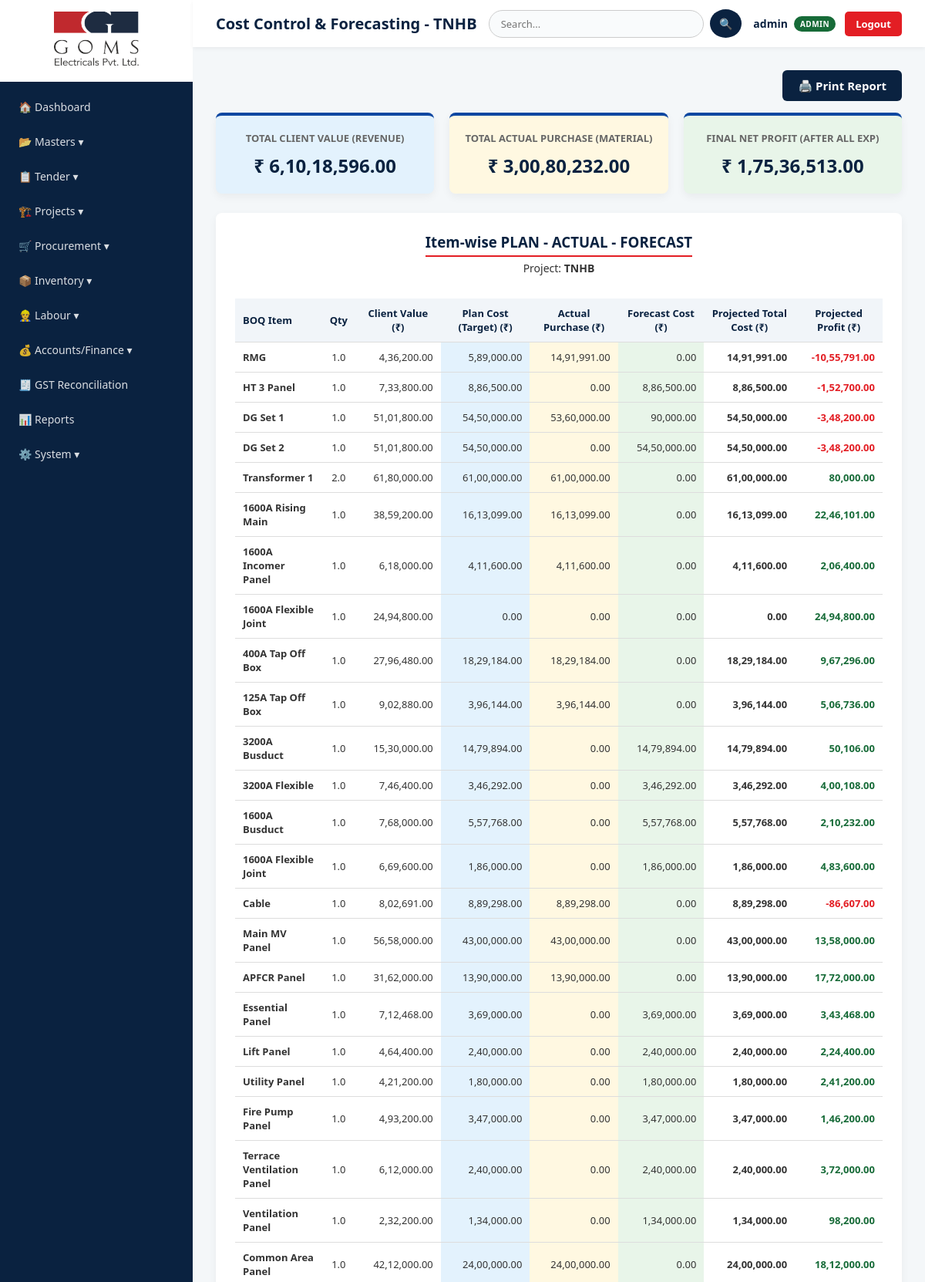
The app's page /cost_control/TNHB (signed in, upper part) with its own data.
### tables this page shows
CREATE TABLE projects (id INTEGER PRIMARY KEY AUTOINCREMENT, project_name TEXT NOT NULL, client_name TEXT NOT NULL, work_order TEXT, project_value REAL DEFAULT 0, start_date TEXT, status TEXT DEFAULT 'Planning');

CREATE TABLE poq (id INTEGER PRIMARY KEY AUTOINCREMENT, project_name TEXT NOT NULL, material_name TEXT NOT NULL, quantity REAL DEFAULT 0, req_date TEXT, status TEXT DEFAULT 'Pending', unit TEXT, rate REAL, amount REAL, supply_rate REAL DEFAULT 0, erection_rate REAL DEFAULT 0, subcon_name TEXT, subcon_rate REAL DEFAULT 0, company_supply_rate REAL DEFAULT 0, company_erection_rate REAL DEFAULT 0);

### app.py (the view)
@app.route("/cost_control/<project_name>")
def cost_control(project_name):
    if not session.get("username"): return redirect(url_for("login"))
    conn = get_db()
    project = conn.execute("SELECT * FROM projects WHERE project_name=?", (project_name,)).fetchone()
    boq_items = conn.execute("SELECT * FROM poq WHERE project_name=?", (project_name,)).fetchall()
    total_other_exp = conn.execute("""
        SELECT SUM(amount) FROM accounts
        WHERE project_name=? AND transaction_type = 'Expense'
        AND IFNULL(category, '') NOT IN ('Payment', 'M', 'Credit Note', 'Debit Note')
    """, (project_name,)).fetchone()[0] or 0
    cost_data = []; t_plan=0; t_pur=0; t_fore=0; t_client=0; t_item_profit=0
    for item in boq_items:
        item_dict = dict(item)
        qty = item_dict.get('quantity') or 0
        c_sup = item_dict.get('company_supply_rate') or 0
        c_ere = item_dict.get('company_erection_rate') or 0
        plan = qty * (c_sup + c_ere)
        pur = conn.execute("""
            SELECT SUM(pi.quantity * pi.rate) FROM purchase_items pi
            JOIN purchases p ON pi.purchase_id = p.id
            WHERE p.project_name = ? AND LOWER(TRIM(pi.material_name)) = LOWER(TRIM(?))
        """, (project_name, item_dict['material_name'])).fetchone()[0] or 0
        done_ere = conn.execute("SELECT SUM(qty_erection) FROM work_progress WHERE boq_item_id=?", (item_dict['id'],)).fetchone()[0] or 0
        forecast_sup = max(0, (qty * c_sup) - pur)
        forecast_ere = max(0, qty - done_ere) * c_ere
        fore = forecast_sup + forecast_ere
        cli_val = qty * ((item_dict.get('supply_rate') or 0) + (item_dict.get('erection_rate') or 0))
        item_total_cost = pur + fore
        item_profit = cli_val - item_total_cost
        cost_data.append({
            "description": item_dict['material_name'], "qty": qty, "client_value": cli_val,
            "plan_cost": plan, "actual_pur": pur, "forecast_cost": fore,
            "total_projected_cost": item_total_cost, "projected_profit": item_profit
        })
        t_plan += plan; t_pur += pur; t_fore += fore; t_client += cli_val; t_item_profit += item_profit
    final_net_profit = t_item_profit - total_other_exp
    conn.close()
    return render_template("cost_control.html",
                           project=project, cost_data=cost_data,
                           total_plan_cost=t_plan, total_actual_pur=t_pur,
                           total_other_exp=total_other_exp,
                           total_forecast_cost=t_fore, total_client_value=t_client,
                           total_projected_cost=t_pur+t_fore,
                           total_item_profit=t_item_profit,
                           final_net_profit=final_net_profit)

### app.py (called while the page is built, shortened)
@app.after_request
def add_header(response):
    response.headers["Cache-Control"] = "no-cache, no-store, must-revalidate, public, max-age=0"
    response.headers["Pragma"] = "no-cache"
    response.headers["Expires"] = "0"
    return response

@app.template_filter('inr')
def format_inr(number):
    if number is None: return "0.00"
    try: number = float(number)
    except: return "0.00"
    is_negative = False
    if number < 0:
        is_negative = True
        number = abs(number)
    s = f"{number:.2f}"
    integer_part, decimal_part = s.split(".")
    if len(integer_part) > 3:
        last_three = integer_part[-3:]
        remaining = integer_part[:-3]
        groups = []
        while len(remaining) > 2:
            groups.insert(0, remaining[-2:])
            remaining = remaining[:-2]
        if remaining: groups.insert(0, remaining)
        formatted_integer = ",".join(groups) + "," + last_three
    else: formatted_integer = integer_part
    result = formatted_integer + "." + decimal_part
    if is_negative: result = "-" + result
    return result

def get_db():
    conn = sqlite3.connect(DATABASE, timeout=20)
    conn.row_factory = sqlite3.Row
    return conn

@app.before_request
def restrict_site_supervisor():
    if not session.get("username"): return

### templates/cost_control.html (shortened to what this page needs)
{% extends "base.html" %}
{% block page_title %}Cost Control & Forecasting - {{ project['project_name'] }}{% endblock %}
{% block content %}
<div class="no-print" style="text-align: right; margin-bottom: 15px;">
    <button onclick="window.print()" class="btn" style="background: #0a2240; padding: 10px 20px; font-size: 15px;">🖨️ Print Report</button>
</div>
<div class="kpi-grid">
    <div class="kpi-card bg-plan">
        <h4>Total Client Value (Revenue)</h4>
        <h2>₹ {{ total_client_value | inr }}</h2>
    </div>
    <div class="kpi-card bg-actual">
        <h4>Total Actual Purchase (Material)</h4>
        <h2>₹ {{ total_actual_pur | inr }}</h2>
    </div>
    <div class="kpi-card bg-forecast">
        <h4>Final Net Profit (After All Exp)</h4>
        <h2 class="{% if final_net_profit >= 0 %}profit{% else %}loss{% endif %}">₹ {{ final_net_profit | inr }}</h2>
    </div>
</div>
<div class="card print-area">
    <div style="text-align: center; margin-bottom: 20px;">
        <h3 style="margin: 0; color: #0a2240;">Item-wise PLAN - ACTUAL - FORECAST</h3>
        <p style="margin: 5px 0; font-size: 14px;">Project: <strong>{{ project['project_name'] }}</strong></p>
    </div>
    <div class="table-wrap">
        <table>
            <thead>
                <tr>
                    <th>BOQ Item</th>
                    <th>Qty</th>
                    <th>Client Value (₹)</th>
                    <th>Plan Cost (Target) (₹)</th>
                    <th>Actual Purchase (₹)</th>
                    <th>Forecast Cost (₹)</th>
                    <th>Projected Total Cost (₹)</th>
                    <th>Projected Profit (₹)</th>
                </tr>
            </thead>
            <tbody>
                {% for row in cost_data %}
                <tr>
                    <td>{{ row.description }}</td>
                    <td style="text-align: center;">{{ row.qty }}</td>
                    <td>{{ row.client_value | inr }}</td>
                    <td class="bg-plan">{{ row.plan_cost | inr }}</td>
                    <td class="bg-actual">{{ row.actual_pur | inr }}</td>
                    <td class="bg-forecast">{{ row.forecast_cost | inr }}</td>
                    <td style="font-weight: bold;">{{ row.total_projected_cost | inr }}</td>
                    <td class="{% if row.projected_profit >= 0 %}profit{% else %}loss{% endif %}">{{ row.projected_profit | inr }}</td>
                </tr>
                {% else %}
                <tr><td colspan="8" style="text-align: center;">No BOQ items found.</td></tr>
                {% endfor %}
            </tbody>
        </table>
    </div>
</div>
{% endblock %}

### templates/base.html (style rules this page uses)
:root { --primary-blue: #0a2240; --accent-red: #e31e24; --bg-light: #f4f7f9; --text-dark: #333; --text-light: #666; --white: #ffffff; --border: #d1d9e2; }
* { box-sizing: border-box; margin: 0; padding: 0; font-family: 'Segoe UI', Tahoma, Geneva, Verdana, sans-serif; }
body { background-color: var(--bg-light); color: var(--text-dark); display: flex; min-height: 100vh; }
.card { background: var(--white); border-radius: 8px; padding: 25px; box-shadow: 0 4px 12px rgba(0,0,0,0.05); margin-bottom: 25px; }
.card h3 { margin-bottom: 20px; color: var(--primary-blue); border-bottom: 2px solid var(--accent-red); display: inline-block; padding-bottom: 5px; }
.btn { background: var(--primary-blue); color: var(--white); border: none; padding: 12px 20px; border-radius: 6px; cursor: pointer; font-size: 15px; font-weight: bold; transition: 0.3s; display: inline-block; text-decoration: none; }
.table-wrap { overflow-x: auto; }
table { width: 100%; border-collapse: collapse; margin-top: 15px; }
th, td { padding: 12px 15px; text-align: left; border-bottom: 1px solid var(--border); font-size: 14px; }
th { background: #f1f5f9; color: var(--primary-blue); font-weight: bold; }

### templates/cost_control.html (style rules this page uses)
.kpi-grid { display: grid; grid-template-columns: repeat(3, 1fr); gap: 20px; margin-bottom: 25px; }
.kpi-card { background: white; padding: 20px; border-radius: 8px; box-shadow: 0 4px 12px rgba(0,0,0,0.05); border-top: 4px solid #0d47a1; text-align: center; }
.kpi-card h4 { color: #666; font-size: 13px; text-transform: uppercase; margin-bottom: 10px; }
.kpi-card h2 { font-size: 24px; color: var(--primary-blue); margin: 0; font-weight: bold; }
.table-wrap { overflow-x: auto; width: 100%; }
table { width: 100%; border-collapse: collapse; margin-top: 10px; }
th, td { padding: 10px; border-bottom: 1px solid #ddd; font-size: 13px; text-align: right; }
th { background: #f1f5f9; color: var(--primary-blue); font-weight: bold; text-align: center; }
td:first-child, th:first-child { text-align: left; font-weight: bold; }
.bg-plan { background: #e3f2fd; }
.bg-actual { background: #fff8e1; }
.bg-forecast { background: #e8f5e9; }
.profit { color: #176b38; font-weight: bold; }
.loss { color: #e31e24; font-weight: bold; }

### records on screen
projects: project_name "TNHB"
poq: description "RMG", qty "1.0", client_value|inr "4,36,200.00", plan_cost|inr "5,89,000.00", actual_pur|inr "14,91,991.00", forecast_cost|inr "0.00", total_projected_cost|inr "14,91,991.00", projected_profit|inr "-10,55,791.00"
poq: description "HT 3 Panel", qty "1.0", client_value|inr "7,33,800.00", plan_cost|inr "8,86,500.00", actual_pur|inr "0.00", forecast_cost|inr "8,86,500.00", total_projected_cost|inr "8,86,500.00", projected_profit|inr "-1,52,700.00"
poq: description "DG Set 1", qty "1.0", client_value|inr "51,01,800.00", plan_cost|inr "54,50,000.00", actual_pur|inr "53,60,000.00", forecast_cost|inr "90,000.00", total_projected_cost|inr "54,50,000.00", projected_profit|inr "-3,48,200.00"
poq: description "DG Set 2", qty "1.0", client_value|inr "51,01,800.00", plan_cost|inr "54,50,000.00", actual_pur|inr "0.00", forecast_cost|inr "54,50,000.00", total_projected_cost|inr "54,50,000.00", projected_profit|inr "-3,48,200.00"
poq: description "Transformer 1", qty "2.0", client_value|inr "61,80,000.00", plan_cost|inr "61,00,000.00", actual_pur|inr "61,00,000.00", forecast_cost|inr "0.00", total_projected_cost|inr "61,00,000.00", projected_profit|inr "80,000.00"
poq: description "1600A Rising Main", qty "1.0", client_value|inr "38,59,200.00", plan_cost|inr "16,13,099.00", actual_pur|inr "16,13,099.00", forecast_cost|inr "0.00", total_projected_cost|inr "16,13,099.00", projected_profit|inr "22,46,101.00"
poq: description "1600A Incomer Panel", qty "1.0", client_value|inr "6,18,000.00", plan_cost|inr "4,11,600.00", actual_pur|inr "4,11,600.00", forecast_cost|inr "0.00", total_projected_cost|inr "4,11,600.00", projected_profit|inr "2,06,400.00"
poq: description "1600A Flexible Joint", qty "1.0", client_value|inr "24,94,800.00", plan_cost|inr "0.00", actual_pur|inr "0.00", forecast_cost|inr "0.00", total_projected_cost|inr "0.00", projected_profit|inr "24,94,800.00"
poq: description "400A Tap Off Box", qty "1.0", client_value|inr "27,96,480.00", plan_cost|inr "18,29,184.00", actual_pur|inr "18,29,184.00", forecast_cost|inr "0.00", total_projected_cost|inr "18,29,184.00", projected_profit|inr "9,67,296.00"
poq: description "125A Tap Off Box", qty "1.0", client_value|inr "9,02,880.00", plan_cost|inr "3,96,144.00", actual_pur|inr "3,96,144.00", forecast_cost|inr "0.00", total_projected_cost|inr "3,96,144.00", projected_profit|inr "5,06,736.00"
poq: description "3200A Busduct", qty "1.0", client_value|inr "15,30,000.00", plan_cost|inr "14,79,894.00", actual_pur|inr "0.00", forecast_cost|inr "14,79,894.00", total_projected_cost|inr "14,79,894.00", projected_profit|inr "50,106.00"
poq: description "3200A Flexible", qty "1.0", client_value|inr "7,46,400.00", plan_cost|inr "3,46,292.00", actual_pur|inr "0.00", forecast_cost|inr "3,46,292.00", total_projected_cost|inr "3,46,292.00", projected_profit|inr "4,00,108.00"
poq: description "1600A Busduct", qty "1.0", client_value|inr "7,68,000.00", plan_cost|inr "5,57,768.00", actual_pur|inr "0.00", forecast_cost|inr "5,57,768.00", total_projected_cost|inr "5,57,768.00", projected_profit|inr "2,10,232.00"
poq: description "1600A Flexible Joint", qty "1.0", client_value|inr "6,69,600.00", plan_cost|inr "1,86,000.00", actual_pur|inr "0.00", forecast_cost|inr "1,86,000.00", total_projected_cost|inr "1,86,000.00", projected_profit|inr "4,83,600.00"
poq: description "Cable", qty "1.0", client_value|inr "8,02,691.00", plan_cost|inr "8,89,298.00", actual_pur|inr "8,89,298.00", forecast_cost|inr "0.00", total_projected_cost|inr "8,89,298.00", projected_profit|inr "-86,607.00"
poq: description "Main MV Panel", qty "1.0", client_value|inr "56,58,000.00", plan_cost|inr "43,00,000.00", actual_pur|inr "43,00,000.00", forecast_cost|inr "0.00", total_projected_cost|inr "43,00,000.00", projected_profit|inr "13,58,000.00"
poq: description "APFCR Panel", qty "1.0", client_value|inr "31,62,000.00", plan_cost|inr "13,90,000.00", actual_pur|inr "13,90,000.00", forecast_cost|inr "0.00", total_projected_cost|inr "13,90,000.00", projected_profit|inr "17,72,000.00"
poq: description "Essential Panel", qty "1.0", client_value|inr "7,12,468.00", plan_cost|inr "3,69,000.00", actual_pur|inr "0.00", forecast_cost|inr "3,69,000.00", total_projected_cost|inr "3,69,000.00", projected_profit|inr "3,43,468.00"
poq: description "Lift Panel", qty "1.0", client_value|inr "4,64,400.00", plan_cost|inr "2,40,000.00", actual_pur|inr "0.00", forecast_cost|inr "2,40,000.00", total_projected_cost|inr "2,40,000.00", projected_profit|inr "2,24,400.00"
poq: description "Utility Panel", qty "1.0", client_value|inr "4,21,200.00", plan_cost|inr "1,80,000.00", actual_pur|inr "0.00", forecast_cost|inr "1,80,000.00", total_projected_cost|inr "1,80,000.00", projected_profit|inr "2,41,200.00"
poq: description "Fire Pump Panel", qty "1.0", client_value|inr "4,93,200.00", plan_cost|inr "3,47,000.00", actual_pur|inr "0.00", forecast_cost|inr "3,47,000.00", total_projected_cost|inr "3,47,000.00", projected_profit|inr "1,46,200.00"
poq: description "Terrace Ventilation Panel", qty "1.0", client_value|inr "6,12,000.00", plan_cost|inr "2,40,000.00", actual_pur|inr "0.00", forecast_cost|inr "2,40,000.00", total_projected_cost|inr "2,40,000.00", projected_profit|inr "3,72,000.00"
poq: description "Ventilation Panel", qty "1.0", client_value|inr "2,32,200.00", plan_cost|inr "1,34,000.00", actual_pur|inr "0.00", forecast_cost|inr "1,34,000.00", total_projected_cost|inr "1,34,000.00", projected_profit|inr "98,200.00"
poq: description "Common Area Panel", qty "1.0", client_value|inr "42,12,000.00", plan_cost|inr "24,00,000.00", actual_pur|inr "24,00,000.00", forecast_cost|inr "0.00", total_projected_cost|inr "24,00,000.00", projected_profit|inr "18,12,000.00"

### other values on screen
{{ session['username'] }} "admin"
{{ user_role }} "ADMIN"
{{ total_client_value | inr }} "6,10,18,596.00"
{{ total_actual_pur | inr }} "3,00,80,232.00"
{{ final_net_profit | inr }} "1,75,36,513.00"
